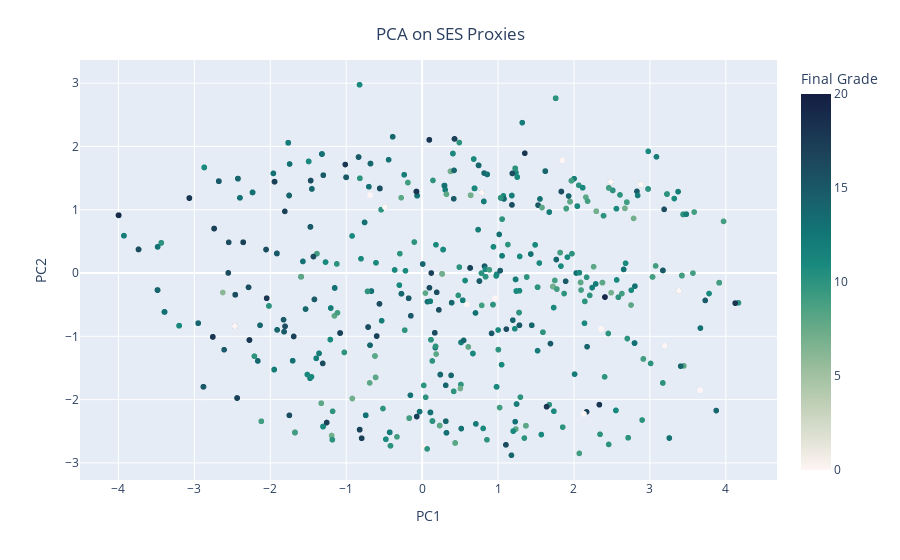

Source (notebook cell):
### Code cell
# 2D plot (was not really useful)
fig = px.scatter(
    x=df_pca.PC1, y=df_pca.PC3, color=df_org.G3, color_continuous_scale="tempo"
)
# set x and y labels
fig.update_layout(
    xaxis_title="PC1",
    yaxis_title="PC2",
    title={
        "text": "PCA on SES Proxies",
        "y": 0.95,
        "x": 0.5,
        "xanchor": "center",
        "yanchor": "top",
    },
    coloraxis_colorbar=dict(title="Final Grade"),
)

fig.update_traces(mode="markers")
fig.show()

### Figure 1 — Plotly figure (JSON) as saved in the notebook; plotly's stock layout.template omitted (floating-point values rounded to 4 significant figures; data arrays with more than 128 entries replaced by an {"elided": "..."} marker saying what was removed)
{"data": [{"hovertemplate": "x=%{x}<br>y=%{y}<br>color=%{marker.color}<extra></extra>", "legendgroup": "", "marker": {"color": {"elided": "1044 int values"}, "coloraxis": "coloraxis", "symbol": "circle"}, "mode": "markers", "name": "", "showlegend": false, "type": "scattergl", "x": {"elided": "1044 float values"}, "xaxis": "x", "y": {"elided": "1044 float values"}, "yaxis": "y"}], "layout": {"coloraxis": {"colorbar": {"title": {"text": "Final Grade"}}, "colorscale": [[0, "rgb(254, 245, 244)"], [0.09091, "rgb(222, 224, 210)"], [0.1818, "rgb(189, 206, 181)"], [0.2727, "rgb(153, 189, 156)"], [0.3636, "rgb(110, 173, 138)"], [0.4545, "rgb(65, 157, 129)"], [0.5455, "rgb(25, 137, 125)"], [0.6364, "rgb(18, 116, 117)"], [0.7273, "rgb(25, 94, 106)"], [0.8182, "rgb(28, 72, 93)"], [0.9091, "rgb(25, 51, 80)"], [1, "rgb(20, 29, 67)"]]}, "legend": {"tracegroupgap": 0}, "margin": {"t": 60}, "title": {"text": "PCA on SES Proxies", "x": 0.5, "xanchor": "center", "y": 0.95, "yanchor": "top"}, "xaxis": {"anchor": "y", "domain": [0, 1], "title": {"text": "PC1"}}, "yaxis": {"anchor": "x", "domain": [0, 1], "title": {"text": "PC2"}}}}
